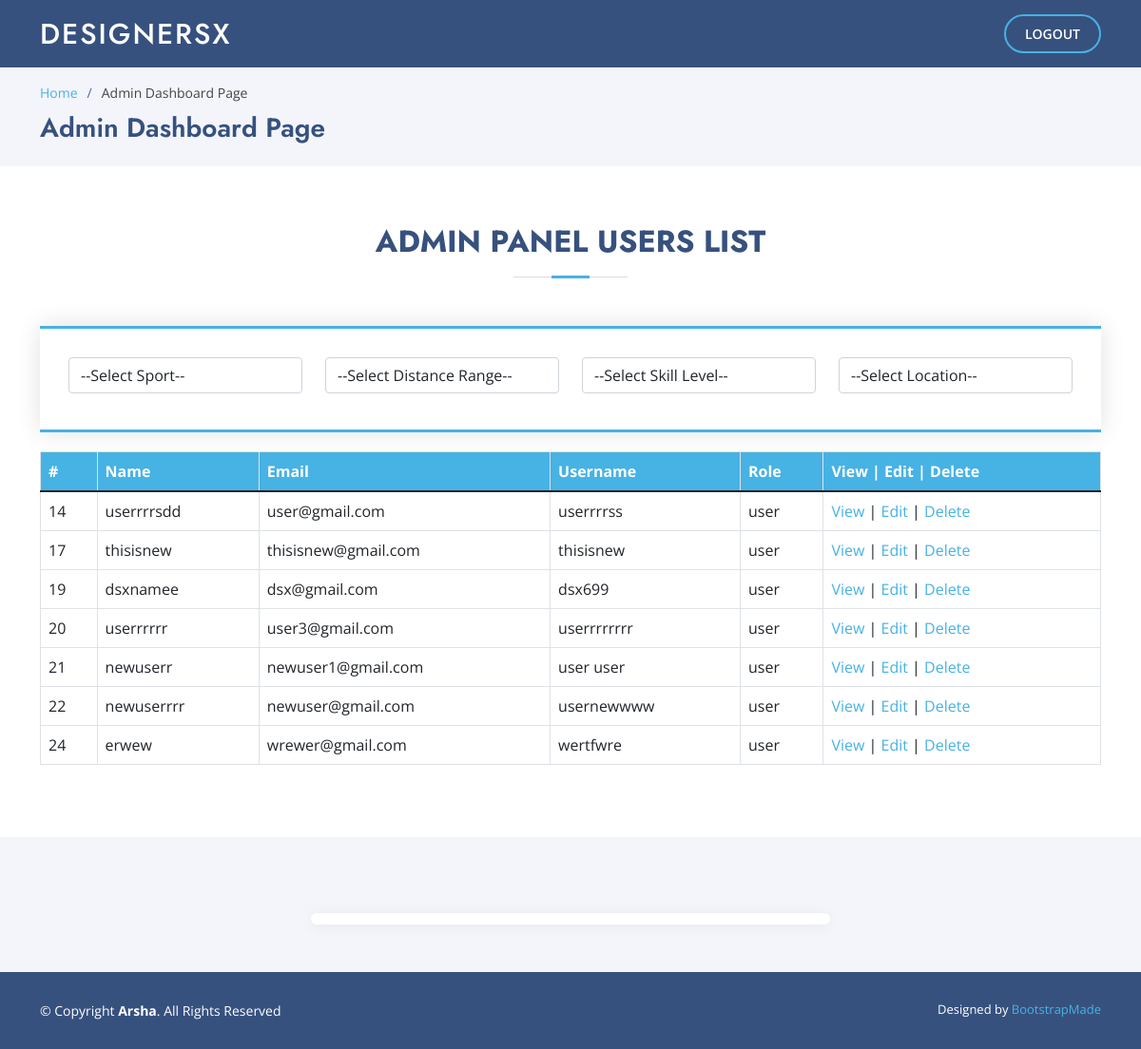
The page /admindash.php (signed in) on the database its author committed.
### tables this page shows
CREATE TABLE `users` (
  `id` int NOT NULL,
  `name` varchar(255) NOT NULL,
  `email` varchar(255) NOT NULL,
  `profile_pic` varchar(255) DEFAULT NULL,
  `username` varchar(255) NOT NULL,
  `password` varchar(255) NOT NULL,
  `role` varchar(255) NOT NULL,
  `status` tinyint(1) DEFAULT '0'
);

### admindash.php (the view, shortened to what this page needs)
<?php include 'includes/dashHeader.php'; ?>
  <main id="main">
    <section id="breadcrumbs" class="breadcrumbs">
      <div class="container">
        <ol>
          <li><a href="#">Home</a></li>
          <li>Admin Dashboard Page</li>
        </ol>
        <h2>Admin Dashboard Page</h2>
      </div>
    </section>
    <section class="inner-page form-section dashboard">
      <div class="container">
	  <div class="section-title">
          <h2>Admin Panel Users List</h2>
        </div>
		<div class="row">
          <div class="col-lg-12 mt-5 mt-lg-0 d-flex align-items-stretch">
			<form action="#" method="post" role="form" class="flip-form">
              <div class="row">
                <div class="form-group col-md-3">
                  <select class="form-control" id="name" name="" required>
					<option value="" selected>--Select Sport--</option>
				  </select>
                </div>
                <div class="form-group col-md-3">
                  <select class="form-control" id="name" name="" required>
					<option value="" selected>--Select Distance Range--</option>
				  </select>
                </div>
				<div class="form-group col-md-3">
                  <select class="form-control" id="name" name="" required>
					<option value="" selected>--Select Skill Level--</option>
				  </select>
                </div>
				<div class="form-group col-md-3">
                  <select class="form-control" id="name" name="" required>
					<option value="" selected>--Select Location--</option>
				  </select>
                </div>
              </div>
            </form>
		  </div>
          <div class="col-lg-12 mt-5 mt-lg-0 d-flex align-items-stretch">
            <table class="table table-bordered">
			  <thead class="thead-dark">
				<tr>
				  <th scope="col">#</th>
				  <th scope="col">Name</th>
				  <th scope="col">Email</th>
				  <th scope="col">Username</th>
				  <th scope="col">Role</th>
				  <th scope="col">View | Edit | Delete</th>
				</tr>
			  </thead>
				<?php
        include_once("includes/config.php");
       $sql = "SELECT * FROM `users` WHERE role='user'";
       $result= mysqli_query($conn,$sql) or die(" query die");
        while($row = mysqli_fetch_assoc($result)) {
            echo "<tr>";
            echo "<td>".$row['id']. "</td>";
			echo "<td>".$row['name']. "</td>";
			echo "<td>".$row['email']. "</td>";
            echo "<td>".$row['username']. "</td>";
			echo "<td>".$row['role']. "</td>";
        echo "<td><a href=\"view.php?id=$row[id]\">View</a> | <a href=\"edit.php?id=$row[id]\">Edit</a> | <a href=\"delete.php?id=$row[id]\" onClick=\"return confirm('Are you sure you want to delete?')\">Delete</a></td>";
        }?>
			</table>
          </div>
        </div>
      </div>
    </section>
  </main>
<?php include 'includes/dashFooter.php'; ?>

### assets/css/style.css (style rules this page uses)
body { font-family: "Open Sans", sans-serif; color: #444444; }
a { color: #47b2e4; text-decoration: none; }
h1, h2, h3, h4, h5, h6 { font-family: "Jost", sans-serif; }
section { padding: 60px 0; overflow: hidden; }
.section-title { text-align: center; padding-bottom: 30px; }
.section-title h2 { font-size: 32px; font-weight: bold; text-transform: uppercase; margin-bottom: 20px; padding-bottom: 20px; position: relative; color: #37517e; }
.section-title h2::before { content: ""; position: absolute; display: block; width: 120px; height: 1px; background: #ddd; bottom: 1px; left: calc(50% - 60px); }
.section-title h2::after { content: ""; position: absolute; display: block; width: 40px; height: 3px; background: #47b2e4; bottom: 0; left: calc(50% - 20px); }
.inner-page table .thead-dark { background-color: #47b2e4; color : #fff; }
.dashboard .flip-form { margin-bottom:30px; }
.dashboard .flip-form .form-group { margin-bottom: 0 !important; }
.form-section .flip-form { width: 100%; border-top: 3px solid #47b2e4; border-bottom: 3px solid #47b2e4; padding: 30px; background: #fff; box-shadow: 0 0 24px 0 rgba(0, 0, 0, 0.12); margin-bottom:20px; }
.form-section .flip-form .form-group { padding-bottom: 8px; }
.form-section .flip-form .form-group { margin-bottom: 20px; }
.breadcrumbs { padding: 15px 0; background: #f3f5fa; min-height: 40px; margin-top: 72px; }
.breadcrumbs h2 { font-size: 28px; font-weight: 600; color: #37517e; }
.breadcrumbs ol { display: flex; flex-wrap: wrap; list-style: none; padding: 0 0 10px 0; margin: 0; font-size: 14px; }
.breadcrumbs ol li + li { padding-left: 10px; }
.breadcrumbs ol li + li::before { display: inline-block; padding-right: 10px; color: #4668a2; content: "/"; }

### rows shown on the page
users: id "14", name "userrrrsdd", email "user@gmail.com", username "userrrrss", role "user"
users: id "17", name "thisisnew", email "thisisnew@gmail.com", username "thisisnew", role "user"
users: id "19", name "dsxnamee", email "dsx@gmail.com", username "dsx699", role "user"
users: id "20", name "userrrrrr", email "user3@gmail.com", username "userrrrrrrr", role "user"
users: id "21", name "newuserr", email "newuser1@gmail.com", username "user user", role "user"
users: id "22", name "newuserrrr", email "newuser@gmail.com", username "usernewwww", role "user"
users: id "24", name "erwew", email "wrewer@gmail.com", username "wertfwre", role "user"
